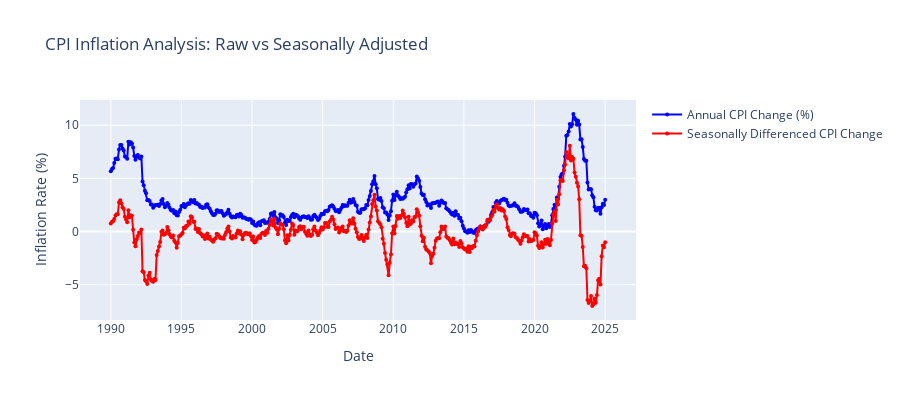

The notebook cell this image was saved under:
### Markdown cell above
### Exploratory Data Analysis
Here, we visualise the results of our target variable manipulation - we compare the Year-on-year inflation rate with its seasonally differenced counterpart.

### Code cell
# Create EDA visualization
fig = go.Figure()

# Annual CPI change
fig.add_trace(go.Scatter(
    x=cpi_df['Date_CPI'], 
    y=cpi_df['CPI_Annual_Change'],
    mode='lines+markers',
    name='Annual CPI Change (%)',
    line=dict(color='blue', width=2),
    marker=dict(size=4)
))

# Seasonally differenced data
fig.add_trace(go.Scatter(
    x=cpi_df['Date_CPI'], 
    y=cpi_df['Delta_CPI_Annual_Change'],
    mode='lines+markers',
    name='Seasonally Differenced CPI Change',
    line=dict(color='red', width=2),
    marker=dict(size=4)
))

fig.update_layout(
    title='CPI Inflation Analysis: Raw vs Seasonally Adjusted',
    xaxis_title='Date',
    yaxis_title='Inflation Rate (%)',
    hovermode='x unified',
    height=400,
    showlegend=True
)

fig.show()

### Figure 1 — Plotly figure (JSON) as saved in the notebook; plotly's stock layout.template omitted (floating-point values rounded to 4 significant figures; data arrays with more than 128 entries replaced by an {"elided": "..."} marker saying what was removed)
{"data": [{"line": {"color": "blue", "width": 2}, "marker": {"size": 4}, "mode": "lines+markers", "name": "Annual CPI Change (%)", "type": "scatter", "x": {"elided": "421 str values"}, "y": {"elided": "421 float values"}}, {"line": {"color": "red", "width": 2}, "marker": {"size": 4}, "mode": "lines+markers", "name": "Seasonally Differenced CPI Change", "type": "scatter", "x": {"elided": "421 str values"}, "y": {"elided": "421 float values"}}], "layout": {"height": 400, "hovermode": "x unified", "showlegend": true, "title": {"text": "CPI Inflation Analysis: Raw vs Seasonally Adjusted"}, "xaxis": {"title": {"text": "Date"}}, "yaxis": {"title": {"text": "Inflation Rate (%)"}}}}
